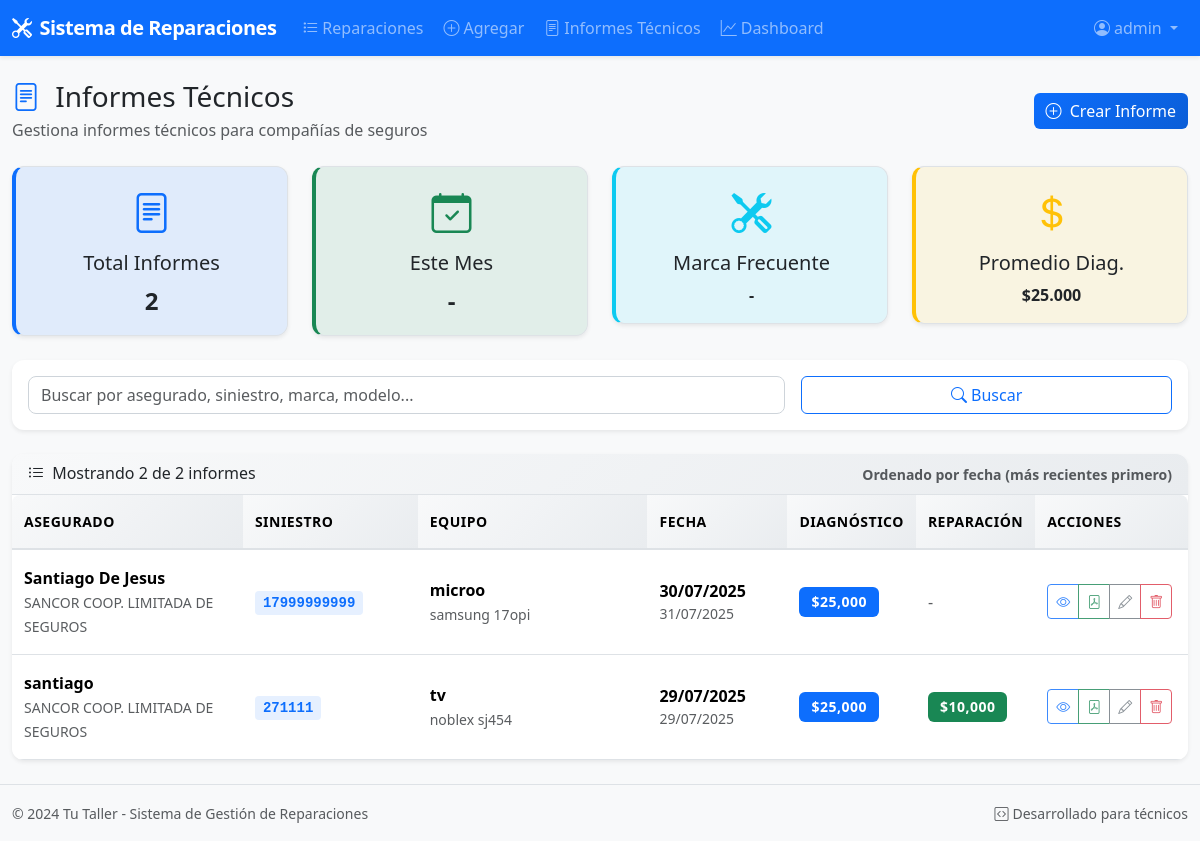
The page /informes/ (signed in) on the database its author committed.
### app/models.py (models this page shows, shortened)
class User(UserMixin, db.Model):
    id = db.Column(db.Integer, primary_key=True)
    username = db.Column(db.String(80), unique=True, nullable=False, index=True)
    password_hash = db.Column(db.String(120), nullable=False)
    is_admin = db.Column(db.Boolean, default=False)
    is_active = db.Column(db.Boolean, default=True)
    created_at = db.Column(db.DateTime, default=datetime.utcnow)

class TechnicalReport(db.Model):
    __tablename__ = 'technical_reports'
    id = db.Column(db.Integer, primary_key=True)
    uuid = db.Column(db.String(36), unique=True, nullable=False, default=lambda: str(uuid.uuid4()))
    insurance_company = db.Column(db.String(100), nullable=False)  # Cliente (ej: SANCOR COOP.)
    insured_company = db.Column(db.String(100), nullable=False)    # Asegurado (ej: OSOL S.R.L)
    claim_number = db.Column(db.String(50), nullable=False)        # Siniestro
    incident_date = db.Column(db.Date, nullable=False)             # Fecha del siniestro
    device_type = db.Column(db.String(100), nullable=False)        # Objeto (ej: Tv 43'')
    brand = db.Column(db.String(50), nullable=False)               # Marca
    model = db.Column(db.String(100), nullable=False)              # Modelo
    serial_number = db.Column(db.String(100), nullable=True)       # Serie
    problem_description = db.Column(db.Text, nullable=False)       # Detalles del problema
    technical_diagnosis = db.Column(db.Text, nullable=False)       # Informe técnico detallado
    diagnosis_price = db.Column(db.Float, nullable=False)          # Precio de diagnóstico
    repair_price = db.Column(db.Float, nullable=True)              # Precio de reparación
    technician_name = db.Column(db.String(100), nullable=False, default='Leonardo A. Acosta')
    professional_license = db.Column(db.String(20), nullable=False, default='2200')
    image1_filename = db.Column(db.String(255), nullable=True)
    image2_filename = db.Column(db.String(255), nullable=True)
    image3_filename = db.Column(db.String(255), nullable=True)
    created_by = db.Column(db.Integer, db.ForeignKey('user.id'), nullable=False)
    created_at = db.Column(db.DateTime, default=datetime.utcnow)
    updated_at = db.Column(db.DateTime, default=datetime.utcnow, onupdate=datetime.utcnow)
    creator = db.relationship('User', backref=db.backref('technical_reports', lazy=True))

### app/informes/routes.py (the view, shortened to what this page needs)
@bp.route('/')
@login_required
def index():
    search_form = SearchReportForm()
    page = request.args.get('page', 1, type=int)
    search = request.args.get('search', '')
    query = TechnicalReport.query
    query = query.order_by(TechnicalReport.created_at.desc())
    per_page = 15
    reports = query.paginate(
        page=page,
        per_page=per_page,
        error_out=False
    )
    if request.method == 'GET':
        search_form.search.data = search
    return render_template('informes/index.html',
                         reports=reports,
                         search_form=search_form,
                         search=search)

### app/templates/informes/index.html (shortened to what this page needs)
{% extends "base.html" %}
{% block styles %}
<link href="{{ url_for('static', filename='css/informes.css') }}" rel="stylesheet">
{% endblock %}
{% block content %}
<div class="row">
    <div class="col-12">
        <div class="d-flex justify-content-between align-items-center mb-4">
            <div>
                <h1 class="h3 mb-1">
                    <i class="bi bi-file-text text-primary me-2"></i>
                    Informes Técnicos
                </h1>
                <p class="text-muted mb-0">
                    Gestiona informes técnicos para compañías de seguros
                </p>
            </div>
            <div>
                <a href="{{ url_for('informes.create') }}" class="btn btn-primary">
                    <i class="bi bi-plus-circle me-1"></i>
                    Crear Informe
                </a>
            </div>
        </div>
        <div class="row mb-4">
            <div class="col-md-3">
                <div class="card bg-primary bg-opacity-10 border-primary">
                    <div class="card-body text-center">
                        <i class="bi bi-file-text text-primary fs-1"></i>
                        <h5 class="card-title mt-2">Total Informes</h5>
                        <p class="card-text fs-4 fw-bold" id="total-reports-count">{{ reports.total if reports else 0 }}</p>
                    </div>
                </div>
            </div>
            <div class="col-md-3">
                <div class="card bg-success bg-opacity-10 border-success">
                    <div class="card-body text-center">
                        <i class="bi bi-calendar-check text-success fs-1"></i>
                        <h5 class="card-title mt-2">Este Mes</h5>
                        <p class="card-text fs-4 fw-bold" id="monthly-reports-count">-</p>
                    </div>
                </div>
            </div>
            <div class="col-md-3">
                <div class="card bg-info bg-opacity-10 border-info">
                    <div class="card-body text-center">
                        <i class="bi bi-tools text-info fs-1"></i>
                        <h5 class="card-title mt-2">Marca Frecuente</h5>
                        <p class="card-text fs-6 fw-bold" id="top-brand">-</p>
                    </div>
                </div>
            </div>
            <div class="col-md-3">
                <div class="card bg-warning bg-opacity-10 border-warning">
                    <div class="card-body text-center">
                        <i class="bi bi-currency-dollar text-warning fs-1"></i>
                        <h5 class="card-title mt-2">Promedio Diag.</h5>
                        <p class="card-text fs-6 fw-bold">$25.000</p>
                    </div>
                </div>
            </div>
        </div>
        <div class="card mb-4">
            <div class="card-body">
                <form method="GET" class="row g-3">
                    <div class="col-md-8">
                        {{ search_form.search(class="form-control", placeholder="Buscar por asegurado, siniestro, marca, modelo...") }}
                    </div>
                    <div class="col-md-4">
                        <button type="submit" class="btn btn-outline-primary w-100">
                            <i class="bi bi-search me-1"></i>Buscar
                        </button>
                    </div>
                </form>
            </div>
        </div>
        {% if reports.items %}
        <div class="card">
            <div class="card-header bg-light">
                <div class="row align-items-center">
                    <div class="col">
                        <h6 class="mb-0">
                            <i class="bi bi-list-ul me-1"></i>
                            Mostrando {{ reports.items|length }} de {{ reports.total }} informes
                        </h6>
                    </div>
                    <div class="col-auto">
                        <small class="text-muted">
                            Ordenado por fecha (más recientes primero)
                        </small>
                    </div>
                </div>
            </div>
            <div class="card-body p-0">
                <div class="d-none d-md-block">
                    <div class="table-responsive">
                        <table class="table table-hover mb-0">
                            <thead class="table-light">
                                <tr>
                                    <th style="width: 20%">Asegurado</th>
                                    <th style="width: 15%">Siniestro</th>
                                    <th style="width: 20%">Equipo</th>
                                    <th style="width: 12%">Fecha</th>
                                    <th style="width: 10%">Diagnóstico</th>
                                    <th style="width: 10%">Reparación</th>
                                    <th style="width: 13%">Acciones</th>
                                </tr>
                            </thead>
                            <tbody>
                                {% for report in reports.items %}
                                <tr class="report-row">
                                    <td>
                                        <div class="fw-semibold">{{ report.insured_company }}</div>
                                        <small class="text-muted">{{ report.insurance_company }}</small>
                                    </td>
                                    <td>
                                        <code class="text-primary">{{ report.claim_number }}</code>
                                    </td>
                                    <td>
                                        <div class="fw-semibold">{{ report.device_type }}</div>
                                        <small class="text-muted">{{ report.brand }} {{ report.model }}</small>
                                    </td>
                                    <td>
                                        <span class="fw-bold">{{ report.incident_date.strftime('%d/%m/%Y') }}</span>
                                        <small class="text-muted d-block">{{ report.created_at.strftime('%d/%m/%Y') }}</small>
                                    </td>
                                    <td>
                                        <span class="badge bg-primary">${{ "{:,.0f}".format(report.diagnosis_price) }}</span>
                                    </td>
                                    <td>
                                        {% if report.repair_price %}
                                        <span class="badge bg-success">${{ "{:,.0f}".format(report.repair_price) }}</span>
                                        {% else %}
                                        <span class="text-muted">-</span>
                                        {% endif %}
                                    </td>
                                    <td>
                                        <div class="btn-group btn-group-sm">
                                            <a href="{{ url_for('informes.view', id=report.id) }}"
                                               class="btn btn-outline-primary btn-sm" title="Ver">
                                                <i class="bi bi-eye"></i>
                                            </a>
                                            <a href="{{ url_for('informes.generate_pdf', id=report.id) }}"
                                               class="btn btn-outline-success btn-sm" title="Descargar PDF">
                                                <i class="bi bi-file-pdf"></i>
                                            </a>
                                            <a href="{{ url_for('informes.edit', id=report.id) }}"
                                               class="btn btn-outline-secondary btn-sm" title="Editar">
                                                <i class="bi bi-pencil"></i>
                                            </a>
                                            <button class="btn btn-outline-danger btn-sm delete-btn"
                                                    data-report-id="{{ report.id }}"
                                                    data-claim="{{ report.claim_number }}"
                                                    data-device="{{ report.device_type }}"
                                                    title="Eliminar">
                                                <i class="bi bi-trash"></i>
                                            </button>
                                        </div>
                                    </td>
                                </tr>
                                {% endfor %}
                            </tbody>
                        </table>
                    </div>
                </div>
            </div>
        </div>
        {% endif %}
    </div>
</div>
{% endblock %}

### app/templates/base.html (shortened to what this page needs)
<!DOCTYPE html>
<html lang="es" data-bs-theme="light">
<head>
    <link href="https://cdnjs.cloudflare.com/ajax/libs/bootstrap/5.3.2/css/bootstrap.min.css" rel="stylesheet">
    <link href="https://cdnjs.cloudflare.com/ajax/libs/bootstrap-icons/1.11.1/font/bootstrap-icons.min.css" rel="stylesheet">
    <link href="{{ url_for('static', filename='css/main.css') }}" rel="stylesheet">
    {% block styles %}{% endblock %}
</head>
<body>
    <nav class="navbar navbar-expand-lg navbar-dark bg-primary shadow-sm">
        <div class="container-fluid">
            <a class="navbar-brand d-flex align-items-center" href="{{ url_for('main.index') }}">
                <i class="bi bi-tools me-2"></i>
                <span class="fw-bold">{{ app_name or 'Sistema de Reparaciones' }}</span>
            </a>
            <div class="collapse navbar-collapse" id="navbarNav">
                <ul class="navbar-nav me-auto">
                    {% if current_user.is_authenticated %}
                        <li class="nav-item">
                            <a class="nav-link" href="{{ url_for('repairs.index') }}">
                                <i class="bi bi-list-task me-1"></i>Reparaciones
                            </a>
                        </li>
                        <li class="nav-item">
                            <a class="nav-link" href="{{ url_for('repairs.add') }}">
                                <i class="bi bi-plus-circle me-1"></i>Agregar
                            </a>
                        </li>
                        <li class="nav-item">
                            <a class="nav-link" href="{{ url_for('informes.index') }}">
                                <i class="bi bi-file-text me-1"></i>Informes Técnicos
                            </a>
                        </li>
                        <li class="nav-item">
                            <a class="nav-link" href="{{ url_for('main.dashboard') }}">
                                <i class="bi bi-graph-up me-1"></i>Dashboard
                            </a>
                        </li>
                    {% endif %}
                </ul>
                <ul class="navbar-nav">
                    {% if current_user.is_authenticated %}
                        <li class="nav-item dropdown">
                            <a class="nav-link dropdown-toggle" href="#" role="button" data-bs-toggle="dropdown">
                                <i class="bi bi-person-circle me-1"></i>{{ current_user.username }}
                            </a>
                        </li>
                    {% else %}
                        <li class="nav-item">
                            <a class="nav-link" href="{{ url_for('auth.login') }}">
                                <i class="bi bi-box-arrow-in-right me-1"></i>Iniciar Sesión
                            </a>
                        </li>
                    {% endif %}
                </ul>
            </div>
        </div>
    </nav>
    <main class="main-content">
        <div class="container-fluid py-4">
            {% block content %}{% endblock %}
        </div>
    </main>
    <footer class="footer bg-light border-top py-3 mt-auto">
        <div class="container-fluid">
            <div class="row align-items-center">
                <div class="col-md-6">
                    <small class="text-muted">
                        © 2024 {{ company_name or 'Tu Taller' }} - Sistema de Gestión de Reparaciones
                    </small>
                </div>
                <div class="col-md-6 text-md-end">
                    <small class="text-muted">
                        <i class="bi bi-code-square me-1"></i>Desarrollado para técnicos
                    </small>
                </div>
            </div>
        </div>
    </footer>
    <div class="toast-container position-fixed bottom-0 end-0 p-3" id="toastContainer"></div>
</body>
</html>

### rows shown on the page
User: username "admin"
TechnicalReport: insured_company "Santiago De Jesus", insurance_company "SANCOR COOP. LIMITADA DE SEGUROS", claim_number "17999999999", device_type "microo", brand "samsung", model "17opi", incident_date "30/07/2025", created_at "31/07/2025", diagnosis_price "25,000"
TechnicalReport: insured_company "santiago", insurance_company "SANCOR COOP. LIMITADA DE SEGUROS", claim_number "271111", device_type "tv", brand "noblex", model "sj454", incident_date "29/07/2025", created_at "29/07/2025", diagnosis_price "25,000", repair_price "10,000"

### other values the page prints
{{ app_name or 'Sistema de Reparaciones' }} "Sistema de Reparaciones"
{{ reports.total if reports else 0 }} "2"
{{ reports.items|length }} "2"
{{ reports.total }} "2"
{{ company_name or 'Tu Taller' }} "Tu Taller"
